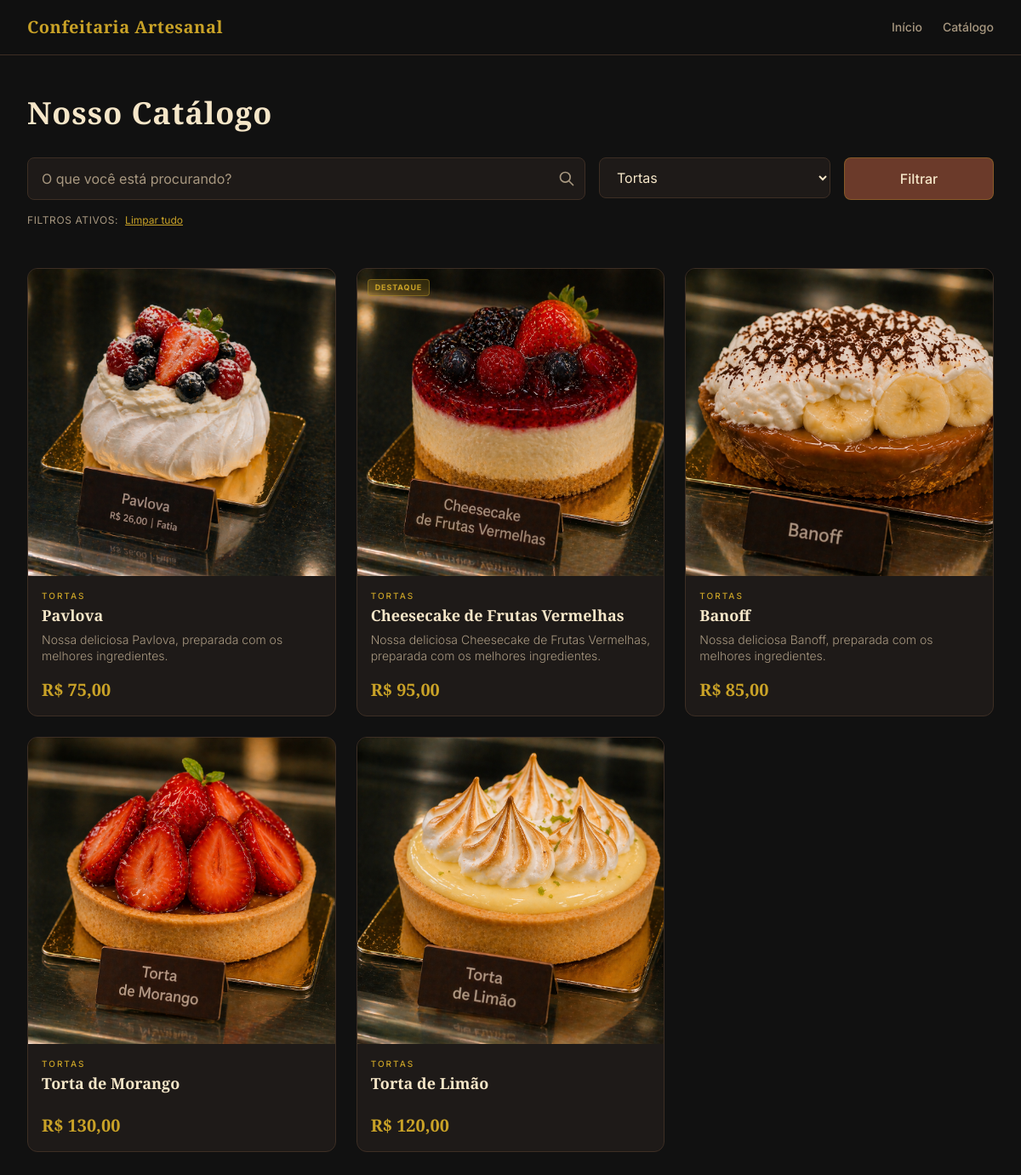
The app's page /catalogo/?categoria=tortas with its own data.
### catalog/models.py (models this page shows, shortened)
class Product(models.Model):
    category = models.ForeignKey(
        'Category',
        on_delete=models.PROTECT,
        related_name='products'
    )
    name = models.CharField(max_length=200)
    slug = models.SlugField(unique=True, blank=True, max_length=220)
    description = models.TextField(blank=True)
    price = models.DecimalField(max_digits=8, decimal_places=2)
    image = models.ImageField(upload_to='products/', blank=True, null=True)
    is_available = models.BooleanField(default=True)
    is_featured = models.BooleanField(default=False)
    created_at = models.DateTimeField(auto_now_add=True)
    updated_at = models.DateTimeField(auto_now=True)
    class Meta:
        verbose_name = 'Produto'
        verbose_name_plural = 'Produtos'
        ordering = ['-created_at']
    def get_absolute_url(self):
        return reverse('catalog:product_detail', kwargs={'slug': self.slug})

class Category(models.Model):
    name = models.CharField(max_length=100)
    slug = models.SlugField(unique=True, blank=True)
    created_at = models.DateTimeField(auto_now_add=True)
    updated_at = models.DateTimeField(auto_now=True)
    class Meta:
        verbose_name = 'Categoria'
        verbose_name_plural = 'Categorias'

### catalog/views.py (the view)
# urls.py: path('catalogo/', views.ProductListView.as_view(), name='product_list'),
class ProductListView(ListView):
    model = Product
    template_name = 'catalog/product_list.html'
    context_object_name = 'products'
    paginate_by = 12
    def get_queryset(self):
        queryset = Product.objects.filter(is_available=True)
        category_slug = self.request.GET.get('categoria')
        search_query = self.request.GET.get('busca')
        if category_slug:
            queryset = queryset.filter(category__slug=category_slug)
        if search_query:
            queryset = queryset.filter(name__icontains=search_query)
        return queryset
    def get_context_data(self, **kwargs):
        context = super().get_context_data(**kwargs)
        context['categories'] = Category.objects.all()
        category_slug = self.request.GET.get('categoria')
        if category_slug:
            context['current_category'] = Category.objects.filter(slug=category_slug).first()
        return context

### templates/catalog/product_list.html (shortened to what this page needs)
{% extends 'base.html' %}
{% load static %}
{% block content %}
<section class="py-12 bg-[#111111] min-h-screen">
    <div class="max-w-7xl mx-auto px-4 sm:px-6 lg:px-8">
        <div class="mb-12">
            <h1 class="font-['Playfair_Display'] text-4xl font-bold text-[#F5E6C8] tracking-wide mb-8 text-center sm:text-left">
                Nosso Catálogo
            </h1>
            <form method="get" class="grid grid-cols-1 md:grid-cols-12 gap-4">
                <div class="md:col-span-6 lg:col-span-7">
                    <div class="relative">
                        <input type="text" name="busca" value="{{ request.GET.busca }}"
                               class="w-full px-4 py-3 bg-[#1E1A18] border border-[#3D2E24] rounded-lg text-[#F5E6C8] placeholder-[#A89880] focus:outline-none focus:border-[#C9A227]/60 focus:ring-1 focus:ring-[#C9A227]/30 transition-colors duration-200"
                               placeholder="O que você está procurando?">
                        <button type="submit" class="absolute right-3 top-1/2 -translate-y-1/2 text-[#A89880] hover:text-[#C9A227] transition-colors">
                            <svg xmlns="http://www.w3.org/2000/svg" class="h-5 w-5" fill="none" viewBox="0 0 24 24" stroke="currentColor">
                                <path stroke-linecap="round" stroke-linejoin="round" stroke-width="2" d="M21 21l-6-6m2-5a7 7 0 11-14 0 7 7 0 0114 0z" />
                            </svg>
                        </button>
                    </div>
                </div>
                <div class="md:col-span-4 lg:col-span-3">
                    <select name="categoria" onchange="this.form.submit()"
                            class="w-full px-4 py-3 bg-[#1E1A18] border border-[#3D2E24] rounded-lg text-[#F5E6C8] cursor-pointer focus:outline-none focus:border-[#C9A227]/60 transition-colors duration-200">
                        {% for category in categories %}
                            <option value="{{ category.slug }}" {% if request.GET.categoria == category.slug %}selected{% endif %}>
                                {{ category.name }}
                            </option>
                        {% endfor %}
                    </select>
                </div>
                <div class="md:col-span-2">
                    <button type="submit" class="w-full px-4 py-3 bg-[#6B3A2A] hover:bg-[#4A2318] text-[#F5E6C8] font-medium rounded-lg transition-all duration-200 border border-[#C9A227]/30">
                        Filtrar
                    </button>
                </div>
            </form>
            {% if request.GET.busca or request.GET.categoria %}
            <div class="mt-4 flex items-center gap-2">
                <span class="text-xs text-[#A89880] uppercase tracking-wider">Filtros ativos:</span>
                <a href="{% url 'catalog:product_list' %}" class="text-xs text-[#C9A227] hover:text-[#F5E6C8] underline">Limpar tudo</a>
            </div>
            {% endif %}
        </div>
        {% if products %}
            <div class="grid grid-cols-1 sm:grid-cols-2 lg:grid-cols-3 xl:grid-cols-4 gap-6">
                {% for product in products %}
                <a href="{{ product.get_absolute_url }}" class="group bg-[#1E1A18] border border-[#3D2E24] rounded-xl overflow-hidden hover:border-[#C9A227]/40 transition-all duration-300 hover:-translate-y-1 hover:shadow-lg hover:shadow-[#C9A227]/5 flex flex-col">
                    <div class="relative overflow-hidden aspect-square">
                        {% if product.image %}
                            <img src="{{ product.image.url }}" alt="{{ product.name }}" class="w-full h-full object-cover group-hover:scale-105 transition-transform duration-500">
                        {% else %}
                            <img src="{% static 'images/placeholder.jpg' %}" alt="{{ product.name }}" class="w-full h-full object-cover group-hover:scale-105 transition-transform duration-500 opacity-50">
                        {% endif %}
                        <div class="absolute top-3 left-3 flex flex-col gap-2">
                            {% if product.is_featured %}
                            <span class="px-2 py-0.5 bg-[#C9A227]/20 backdrop-blur-md text-[#C9A227] text-[9px] font-bold uppercase tracking-widest rounded border border-[#C9A227]/40">
                                Destaque
                            </span>
                            {% endif %}
                        </div>
                    </div>
                    <div class="p-4 flex flex-col flex-grow">
                        <span class="text-[10px] text-[#C9A227] font-medium uppercase tracking-[0.2em]">{{ product.category.name }}</span>
                        <h3 class="mt-1 font-['Playfair_Display'] text-lg text-[#F5E6C8] font-semibold group-hover:text-[#C9A227] transition-colors leading-tight">{{ product.name }}</h3>
                        <p class="mt-2 text-sm text-[#A89880] line-clamp-2 font-light leading-snug">
                            {{ product.description }}
                        </p>
                        <div class="mt-auto pt-4 flex items-center justify-between">
                            <span class="font-['Playfair_Display'] text-xl text-[#C9A227] font-bold">R$ {{ product.price|floatformat:2 }}</span>
                        </div>
                    </div>
                </a>
                {% endfor %}
            </div>
        {% endif %}
    </div>
</section>
{% endblock %}

### records on screen
Product: image (picture), category.name "TORTAS", name "Pavlova", description "Nossa deliciosa Pavlova, preparada com os melhores ingredientes.", price "75,00"
Product: image (picture), is_featured "DESTAQUE", category.name "TORTAS", name "Cheesecake de Frutas Vermelhas", description "Nossa deliciosa Cheesecake de Frutas Vermelhas, preparada com os melhores ingredientes.", price "95,00"
Product: image (picture), category.name "TORTAS", name "Banoff", description "Nossa deliciosa Banoff, preparada com os melhores ingredientes.", price "85,00"
Product: image (picture), category.name "TORTAS", name "Torta de Morango", price "130,00"
Product: image (picture), category.name "TORTAS", name "Torta de Limão", price "120,00"

### other values on screen
form field categoria "Tortas"
